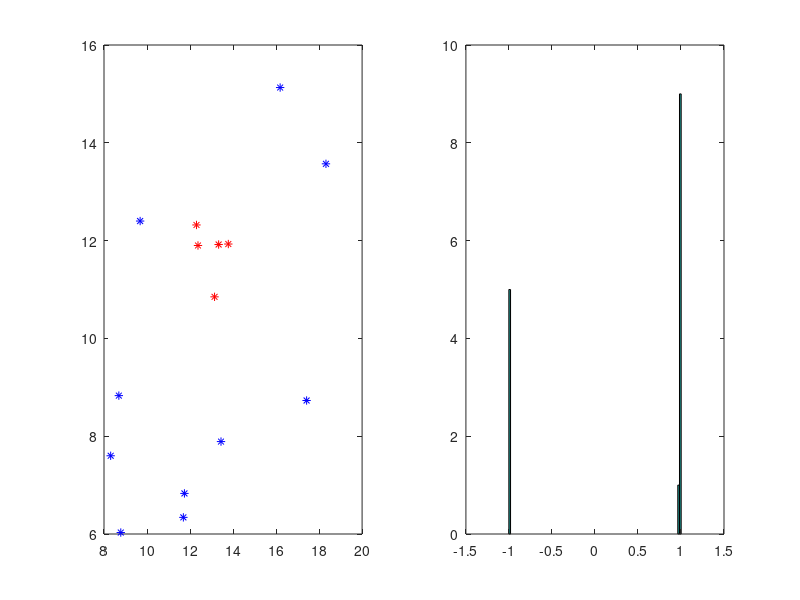

Write MATLAB code to recreate this figure.
function PRIOR=SGKFDlearn(X,Y)
% SGKFDLEARN learning Sparse Greedy Kernel Fisher Discriminant
% 
% implemented accorrding to
% Mika, Sebastian, A. J. Smola, and Bernhard Schölkopf. "An
% improved training algorithm for kernel fisher discriminants."
% Proceedings AISTATS. Vol. 2001. Morgan Kaufmann, 2001.
% 
% Copyright (C) Liangfu Chen (2012-2013)
    
warning off;
opts1= optimset('display','off');

if nargin<1,
X=[13.14,10.85;11.74,6.83;17.42,8.73;18.32,13.57;8.31,7.60;
   8.69,8.83;8.78,6.03;16.19,15.13;12.37,11.90;11.69,6.34;
   13.78,11.93;13.33,11.92;13.44,7.89;12.30,12.32;9.68,12.40];
Y=[1;0;0;0;0;0;0;0;1;0;1;1;0;1;0]; 
end
maxiter=length(Y);

cases=unique(Y);
assert(2==length(cases)); % number of classes
ell=size(X,1);

kern=inline(['exp(-0.5*(sum(X0.^2,2)*ones(1,size(X1,1))+' ...
             'ones(size(X0,1),1)*sum(X1.^2,2)''-2*(X0*X1'')))'],'X0','X1');
K=exp(-0.5*(sum(X.^2,2)*ones(1,ell)+ones(ell,1)*sum(X.^2,2)'-2*(X*X')));

w1=find(Y==cases(1));
w2=find(Y==cases(2)); 
Y(w1)=1;Y(w2)=-1;cases(1)=1;cases(2)=-1;
N1=length(w1);
N2=length(w2);
one_mat=ones([ell,1]);
one_pos=max(Y,0);
one_neg=max(-Y,0);

m=0;

%% compute between and within class scatters
I=[];alpha=[];err=[];
ellset=1:ell;
for iter=1:maxiter
S=ellset(~ismember(1:ell,I));
objmax=inf;
for ii=S % numerate elements
I_=[I,ii];%I_=union(I,ii);
K_=K(:,I_);
ell_=size(K_,2); 
H_ = [ell          one_mat'*K_
      K_'*one_mat  K_'*K_+1e-5*eye(ell_)]; 
      % K_'*one_mat  K_'*K_+eye(ell_)*1e-2];
%% update inverse of H
if (size(H_,2)<3)
invH_=inv(H_);
else
B=H_(1:end-1,end);C=H_(end,end);gamma=inv(C-B'*invH*B);invHB=invH*B;
invH_=[invH+invHB*gamma*invHB', -gamma*invHB;
       -(gamma*invHB)',          gamma];
end
A_p = [N1; K_'*one_pos];
A_n = [N2; K_'*one_neg];
c=[N1-N2; K_'*Y];
%% dual variables
% lambda=quadprog([A_p'*invH_*A_p A_p'*invH_*A_n 
%                  A_n'*invH_*A_p A_n'*invH_*A_n],...
%                 -[-N1+c'*invH_*A_p;N2+c'*invH_*A_n],...
%                 [],[],[],[],[],[],[],opts1);
lambda=inv([A_p'*invH_*A_p A_p'*invH_*A_n 
            A_n'*invH_*A_p A_n'*invH_*A_n])*...
       [-N1+c'*invH_*A_p;N2+c'*invH_*A_n];
lambda_p=lambda(1);lambda_n=lambda(2);
%% primal variables
% a=quadprog(H_,-c,[],[],[A_p';A_n'],[N1;-N2],[],[],[],opts1);
a=invH_*(c-(lambda_p*A_p+lambda_n*A_n));
%% dual objective
dualobj = -.5*a'*H_*a+[-N1;N2]'*[lambda_p;lambda_n]+.5*ell;
if dualobj<objmax,ii_opt=ii;objmax=dualobj;end
end

I=[I,ii_opt];%union(I,ii_opt);
K_=K(:,I);
H = [ell          one_mat'*K_
     K_'*one_mat  K_'*K_+1e-5*eye(size(K_,2))]; 
     % K_'*one_mat K_'*K_+eye(size(K_,2))*1e-2];
%% update inverse of H
if (size(H,2)<3)
invH=inv(H);
else
B=H(1:end-1,end);C=H(end,end);gamma=inv(C-B'*invH*B);invHB=invH*B;
invH=[invH+invHB*gamma*invHB', -gamma*invHB;
       -(gamma*invHB)',          gamma];
end

% a=quadprog(H,-c,[],[],[A_p';A_n'],[N1;-N2],[],[],[]);
a=invH*(c-(lambda_p*A_p+lambda_n*A_n));
b=a(1);  % threshold
alpha=a(2:end); % coefficient
%% termination criteria
% err(iter)=sqrt(sum(sum((K_*alpha+one_mat*b-Y).^2)))/length(Y);
objmaxarr(iter)=objmax;
err(iter)=abs(objmaxarr(end)-objmaxarr(max(1,end-1)));
disp(sprintf('%d:%f',iter,err(end)));
% L = real(kern(X,X(I,:))*alpha)+b;
% disp(sprintf('%d:%f at [%.3f,%.3f] with b=%f',...
%              iter,err(end),mean(Y(find(L<0))),mean(Y(find(L>0))),b));
% sumerr(iter)=sum([mean(Y(find(L<0))),mean(Y(find(L>0)))]);
if mean(err(max(1,end-int32(maxiter/20)):end))<.02 && iter>1,break;end
end

PRIOR.X=X(I,:);
PRIOR.alpha=alpha;
PRIOR.b=b;

%% project to lower dimension
L = real(kern(X,PRIOR.X)*alpha)+b;
[mean(Y(find(L<0))) mean(Y(find(L>0)))]

%% display
w1=find(L<0);
w2=find(L>0);
subplot(121),plot(X(w1,1),X(w1,2),'r*',X(w2,1),X(w2,2),'b*');
subplot(122),hist(L,100);%plot(L(w1,1),L(w1,1),'r.',L(w2,1),L(w2,1),'b.');

